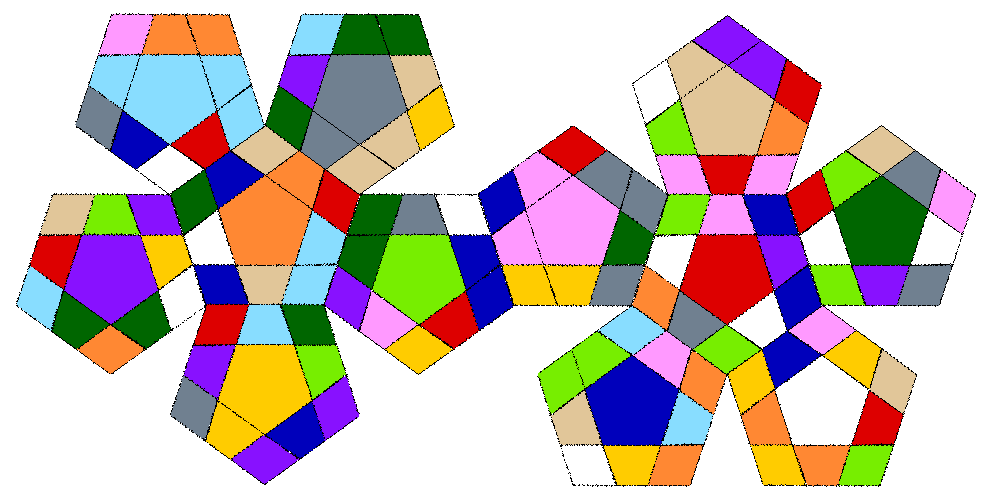

Python code for this plot:
import numpy as np
from PIL import Image, ImageDraw

wh = np.repeat("Wh", 11)
gr = np.repeat("Gr", 11)
re = np.repeat("Re", 11)
bl = np.repeat("Bl", 11)  
ye = np.repeat("Ye", 11) 
pu = np.repeat("Pu", 11)

ra = np.repeat("Ra", 11) 
be = np.repeat("Be", 11)
pi = np.repeat("Pi", 11) 
lg = np.repeat("Lg", 11) 
ro = np.repeat("Or", 11) 
lb = np.repeat("Lb", 11) 


def megaimage(scramble):
    scramble = scramble.split()

    colors = {
        "Wh": (255, 255, 255), 
        "Gr": (0, 102, 0),
        "Re": (221, 0, 0),
        "Bl": (0,0,187),
        "Ye": (255,204,0),
        "Pu": (136,17,255),

        "Ra": (112,128,144),
        "Be": (225, 198, 153),
        "Pi": (255, 153, 255),
        "Lg": (119, 238, 0),
        "Or": (255,136,51),
        "Lb": (136, 221, 255)
    }

    grRot = (1,2,4,5,7,8,9,10)
    lbRot = (3,4,6,7,5,8,9,10)
    roRot = (7,10,6,9,1,0,5,8)
    yeRot = (9,8,4,7,1,0,3,6)
    whRot = (1,2,6,3,9,10,7,4)

    beRot = (0,1,2,5,6,3,8,9,10,7,4)
    lgRot = (4,7,10,3,6,9,2,1,0,5,8)
    blRot = (2,5,10,1,4,9,0,3,6,7,8)
    dRot = (3,4,5,6,7,8,9,10)

    pgTurn = (8,5,0,1,2,9,6,3,10,7,4)

    def R():
        global pi
        for i in range(8):
            gr[grRot[i]], lb[lbRot[i]], ro[roRot[i]], ye[yeRot[i]], wh[whRot[i]] = lb[lbRot[i]], ro[roRot[i]], ye[yeRot[i]], wh[whRot[i]], gr[grRot[i]]

        for i in range(11):
            re[i], be[beRot[i]], ra[beRot[i]], lg[lgRot[i]], bl[blRot[i]] = be[beRot[i]], ra[beRot[i]], lg[lgRot[i]], bl[blRot[i]], re[i]

        pi = [pi[i] for i in pgTurn]

    def D():
        global ra
        for i in range(8):
            gr[dRot[i]], re[dRot[i]], bl[dRot[i]], ye[dRot[i]], pu[dRot[i]] = pu[dRot[i]], gr[dRot[i]], re[dRot[i]], bl[dRot[i]], ye[dRot[i]]
        
        for i in range(11):
            be[i], pi[i], lg[i], ro[i], lb[i] = lb[i], be[i], pi[i], lg[i], ro[i]

        ra = [ra[i] for i in pgTurn]

    def U():
        global wh
        for i in range(3):
            gr[i], re[i], bl[i], ye[i], pu[i] = re[i], bl[i], ye[i], pu[i], gr[i] 

        wh = [wh[i] for i in pgTurn]

    moveMap = {
        "R":R, "D":D, "U":U
    }

    for move in scramble:
        if move[1:] == "++":
            spec = 2
        elif move[1:] == "--":
            spec = 3
        elif move[1:] == "'":
            spec = 4
        else:
            spec = 1

        move = move[0]

        for i in range(spec):
            moveMap[move]()

    pointyFaces = [list(array) for array in [wh, be, pi, lg, ro, lb, ra]]

    def draw_face(face, rDegrees: int = 0):
        
        def draw_edge(fill, degrees):
            width = 250
            height = 250
            img = Image.new('RGBA', (width, height), (255, 255, 255, 0))
            draw = ImageDraw.Draw(img)
            draw.polygon((159.4,50,125,75,172,109,184,68), fill=fill, outline="black")
            return img.rotate(degrees)

        def draw_corner(fill, degrees):
            width = 250
            height = 250
            img = Image.new('RGBA', (width, height), (255, 255, 255, 0))
            draw = ImageDraw.Draw(img)
            draw.polygon((125,25,90.6,50,125,75,159,50), fill=fill, outline="black")
            return img.rotate(degrees)
            
        width = 250
        height = 250
        img = Image.new('RGBA', (width, height), (255, 255, 255, 0))
        draw = ImageDraw.Draw(img)

        if list(face) in pointyFaces:
            order = (0,1,2,3,4,7,10,9,8,5,6)
        else:
            order = (0,1,2,5,10,9,8,7,6,3,4)
        
        face = [face[i] for i in order]

        corners = list(face[:-1:2])
        edges = list(face[1:-1:2])

        draw.regular_polygon((125,125,50), 5, fill=colors[face[-1]], outline="black")

        degrees = 0
        for i in corners:
            img.paste(draw_corner(colors[i], degrees), (0,0), mask=draw_corner(colors[i], degrees))
            degrees -= 72
            
        degrees = 0
        for i in edges:
            img.paste(draw_edge(colors[i], degrees), (0,0), mask=draw_edge(colors[i], degrees))
            degrees -= 72

        return img.rotate(rDegrees)


    width = 1050
    height = 600
    img = Image.new('RGBA', (width, height), (255, 255, 255, 0))
    img.paste(draw_face(wh, 72), (200,200), mask=draw_face(wh, 72))
    img.paste(draw_face(gr, 36), (200,360), mask=draw_face(gr, 36))
    img.paste(draw_face(pu, -36), (46,250), mask=draw_face(pu, -36))
    img.paste(draw_face(re, 108), (354,250), mask=draw_face(re, 108))
    img.paste(draw_face(bl, 180), (295,70), mask=draw_face(bl, 180))
    img.paste(draw_face(ye, -108), (105,70), mask=draw_face(ye, -108))

    img.paste(draw_face(lb, 288), (757,380), mask=draw_face(lb, 288))
    img.paste(draw_face(be, 216), (567,380), mask=draw_face(be, 216))
    img.paste(draw_face(pi, 144), (508,200), mask=draw_face(pi, 144))
    img.paste(draw_face(lg, 72), (662,90), mask=draw_face(lg, 72))
    img.paste(draw_face(ro, 0), (816,200), mask=draw_face(ro, 0))
    img.paste(draw_face(ra, 252), (662,250), mask=draw_face(ra, 252))

    img = img.crop((60, 100, width, height))
    
    return img
